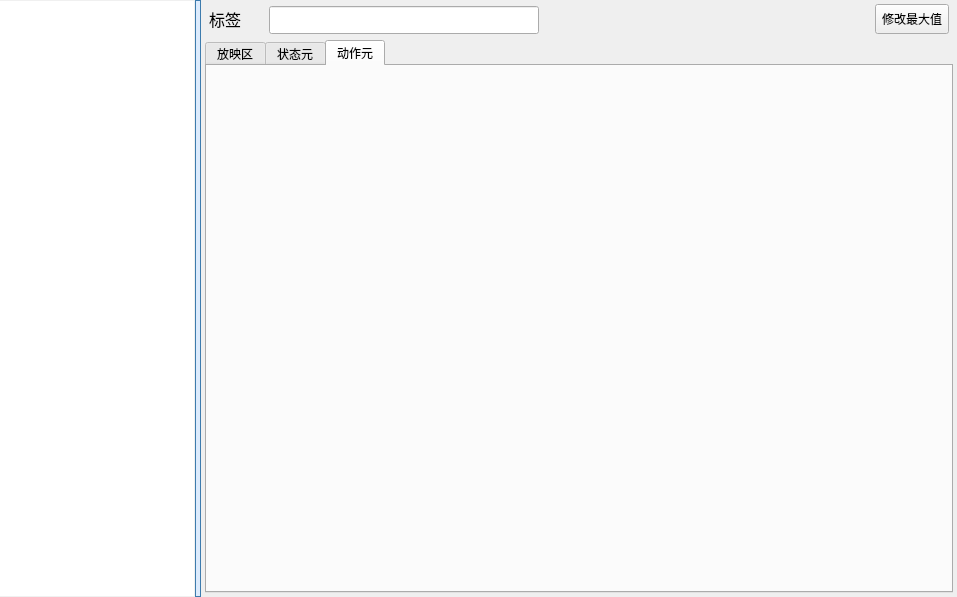
<?xml version="1.0" encoding="UTF-8"?>
<ui version="4.0">
 <class>P_ActionSeqPart</class>
 <widget class="QWidget" name="P_ActionSeqPart">
  <property name="geometry">
   <rect>
    <x>0</x>
    <y>0</y>
    <width>957</width>
    <height>597</height>
   </rect>
  </property>
  <property name="windowTitle">
   <string>Form</string>
  </property>
  <layout class="QHBoxLayout" name="horizontalLayout">
   <property name="leftMargin">
    <number>0</number>
   </property>
   <property name="topMargin">
    <number>0</number>
   </property>
   <property name="rightMargin">
    <number>0</number>
   </property>
   <property name="bottomMargin">
    <number>0</number>
   </property>
   <item>
    <widget class="QSplitter" name="splitter">
     <property name="styleSheet">
      <string notr="true">
QSplitter::handle {
    background-color: #dcebfd;
    border: 1px solid #3d7bad;
}
QSplitter::handle:hover {
/* 悬浮事件需要在脚本里面添加&quot;ui.splitter-&gt;handle(1)-&gt;setAttribute(Qt::WA_Hover, true);&quot;才能激活。 */
	border:1px solid #f2ca58;
	background-color: qlineargradient(spread:pad, x1:0, y1:0, x2:0, y2:1, stop:0 #fdecad, stop:0.3 #fde48c, stop:0.9 #fce58c, stop:1 #fdfadf );
}
QSplitter::handle:pressed {
    background-color: #3d7bad;
    border: 1px solid #3d7bad;
}
QSplitter::handle:disabled {
    background-color: #f0f0f0;
    border: 1px solid #999999;
}
</string>
     </property>
     <property name="orientation">
      <enum>Qt::Horizontal</enum>
     </property>
     <widget class="QWidget" name="widget" native="true">
      <property name="sizePolicy">
       <sizepolicy hsizetype="Preferred" vsizetype="Preferred">
        <horstretch>1</horstretch>
        <verstretch>0</verstretch>
       </sizepolicy>
      </property>
      <layout class="QVBoxLayout" name="verticalLayout_2">
       <property name="leftMargin">
        <number>0</number>
       </property>
       <property name="topMargin">
        <number>0</number>
       </property>
       <property name="rightMargin">
        <number>0</number>
       </property>
       <property name="bottomMargin">
        <number>0</number>
       </property>
       <item>
        <widget class="QTreeWidget" name="treeWidget_ActionSeq">
         <property name="styleSheet">
          <string notr="true">/* == 数据库 - 控件块 - 左侧树控件 == */
#treeWidget_ActionSeq {	/*（隔行颜色要勾选alternativeRowColors值）*/
	border: 1px solid #0078D7;
	border-color: rgb(240, 240, 240);
	border-left: 0px solid;
	background-color: #ffffff;
	alternate-background-color: #f3f3f5;
}
#treeWidget_ActionSeq::item:selected {
	background-color: qlineargradient(spread:pad, x1:0, y1:0, x2:0, y2:1, stop:0 #5C87D9, stop:0.505 #557CC7, stop:1 #5075BC);
}

/* 图片可以自定义，但是会被拉伸，更丑了。
QTreeView::branch:has-siblings:!adjoins-item {
    border-image: url(&quot;:/DrillGIFActionSequenceEditor/Resources/treeStyle/vline.png&quot;) 0;
}
QTreeView::branch:has-siblings:!has-children:adjoins-item {
    border-image: url(&quot;:/DrillGIFActionSequenceEditor/Resources/treeStyle/branch-more.png&quot;) 0;
}
QTreeView::branch:!has-children:!has-siblings:adjoins-item {
    border-image: url(&quot;:/DrillGIFActionSequenceEditor/Resources/treeStyle/branch-end.png&quot;) 0;
}
*/</string>
         </property>
         <property name="alternatingRowColors">
          <bool>true</bool>
         </property>
         <property name="indentation">
          <number>16</number>
         </property>
         <attribute name="headerVisible">
          <bool>false</bool>
         </attribute>
         <column>
          <property name="text">
           <string>动画序列</string>
          </property>
         </column>
        </widget>
       </item>
      </layout>
     </widget>
     <widget class="QWidget" name="widget_editPart" native="true">
      <property name="sizePolicy">
       <sizepolicy hsizetype="Preferred" vsizetype="Preferred">
        <horstretch>4</horstretch>
        <verstretch>0</verstretch>
       </sizepolicy>
      </property>
      <layout class="QVBoxLayout" name="verticalLayout_3">
       <property name="leftMargin">
        <number>4</number>
       </property>
       <property name="topMargin">
        <number>4</number>
       </property>
       <property name="rightMargin">
        <number>4</number>
       </property>
       <property name="bottomMargin">
        <number>4</number>
       </property>
       <item>
        <widget class="QWidget" name="widget_3" native="true">
         <layout class="QHBoxLayout" name="horizontalLayout_2" stretch="1,5,6,0">
          <property name="leftMargin">
           <number>4</number>
          </property>
          <property name="topMargin">
           <number>0</number>
          </property>
          <property name="rightMargin">
           <number>4</number>
          </property>
          <property name="bottomMargin">
           <number>0</number>
          </property>
          <item>
           <widget class="QLabel" name="label">
            <property name="styleSheet">
             <string notr="true">font-family:&quot;微软雅黑&quot;;
font-size:16px;</string>
            </property>
            <property name="text">
             <string>标签</string>
            </property>
           </widget>
          </item>
          <item>
           <widget class="QLineEdit" name="lineEdit">
            <property name="minimumSize">
             <size>
              <width>0</width>
              <height>28</height>
             </size>
            </property>
            <property name="maximumSize">
             <size>
              <width>16777215</width>
              <height>26</height>
             </size>
            </property>
           </widget>
          </item>
          <item>
           <widget class="QWidget" name="widget_4" native="true"/>
          </item>
          <item>
           <widget class="QToolButton" name="toolButton_modifyLength">
            <property name="minimumSize">
             <size>
              <width>0</width>
              <height>30</height>
             </size>
            </property>
            <property name="toolTip">
             <string>修改最大值</string>
            </property>
            <property name="text">
             <string>修改最大值</string>
            </property>
            <property name="icon">
             <iconset resource="../../../drillgifactionsequenceeditor.qrc">
              <normaloff>:/DrillGIFActionSequenceEditor/Resources/icons/menu/Common_Setting.png</normaloff>:/DrillGIFActionSequenceEditor/Resources/icons/menu/Common_Setting.png</iconset>
            </property>
            <property name="iconSize">
             <size>
              <width>20</width>
              <height>20</height>
             </size>
            </property>
            <property name="toolButtonStyle">
             <enum>Qt::ToolButtonTextBesideIcon</enum>
            </property>
           </widget>
          </item>
         </layout>
        </widget>
       </item>
       <item>
        <widget class="QTabWidget" name="tabWidget">
         <property name="currentIndex">
          <number>2</number>
         </property>
         <widget class="QWidget" name="tab">
          <attribute name="title">
           <string>放映区</string>
          </attribute>
          <layout class="QVBoxLayout" name="verticalLayout_6">
           <property name="leftMargin">
            <number>0</number>
           </property>
           <property name="topMargin">
            <number>1</number>
           </property>
           <property name="rightMargin">
            <number>0</number>
           </property>
           <property name="bottomMargin">
            <number>0</number>
           </property>
           <item>
            <layout class="QVBoxLayout" name="verticalLayout_playing"/>
           </item>
          </layout>
         </widget>
         <widget class="QWidget" name="tab_2">
          <attribute name="title">
           <string>状态元</string>
          </attribute>
          <layout class="QVBoxLayout" name="verticalLayout">
           <property name="leftMargin">
            <number>0</number>
           </property>
           <property name="topMargin">
            <number>1</number>
           </property>
           <property name="rightMargin">
            <number>0</number>
           </property>
           <property name="bottomMargin">
            <number>0</number>
           </property>
           <item>
            <layout class="QVBoxLayout" name="verticalLayout_state"/>
           </item>
          </layout>
         </widget>
         <widget class="QWidget" name="tab_3">
          <attribute name="title">
           <string>动作元</string>
          </attribute>
          <layout class="QVBoxLayout" name="verticalLayout_4">
           <property name="leftMargin">
            <number>0</number>
           </property>
           <property name="topMargin">
            <number>1</number>
           </property>
           <property name="rightMargin">
            <number>0</number>
           </property>
           <property name="bottomMargin">
            <number>0</number>
           </property>
           <item>
            <layout class="QVBoxLayout" name="verticalLayout_action"/>
           </item>
          </layout>
         </widget>
        </widget>
       </item>
      </layout>
     </widget>
    </widget>
   </item>
  </layout>
 </widget>
 <resources>
  <include location="../../../drillgifactionsequenceeditor.qrc"/>
 </resources>
 <connections/>
</ui>
